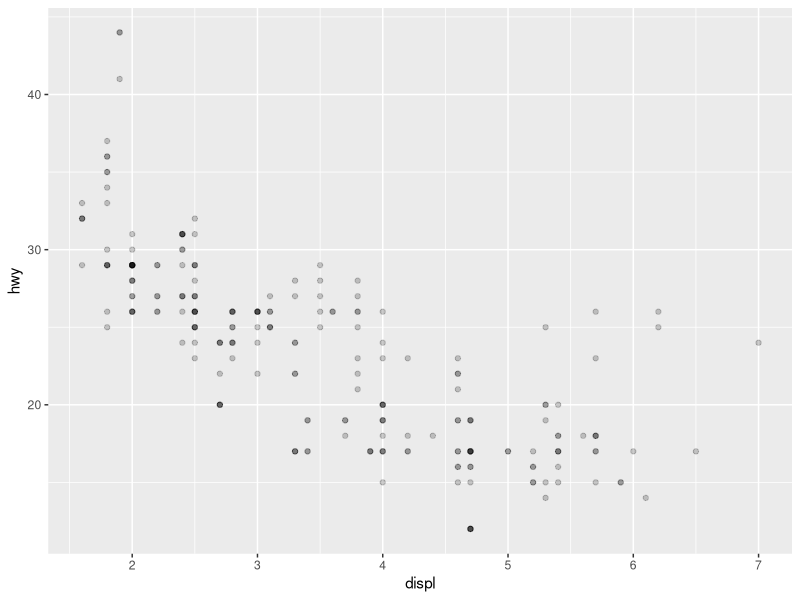
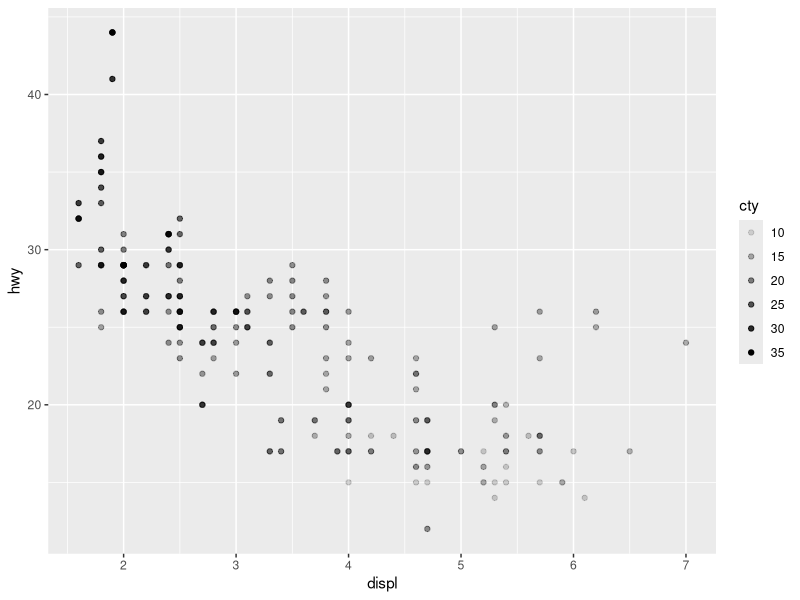
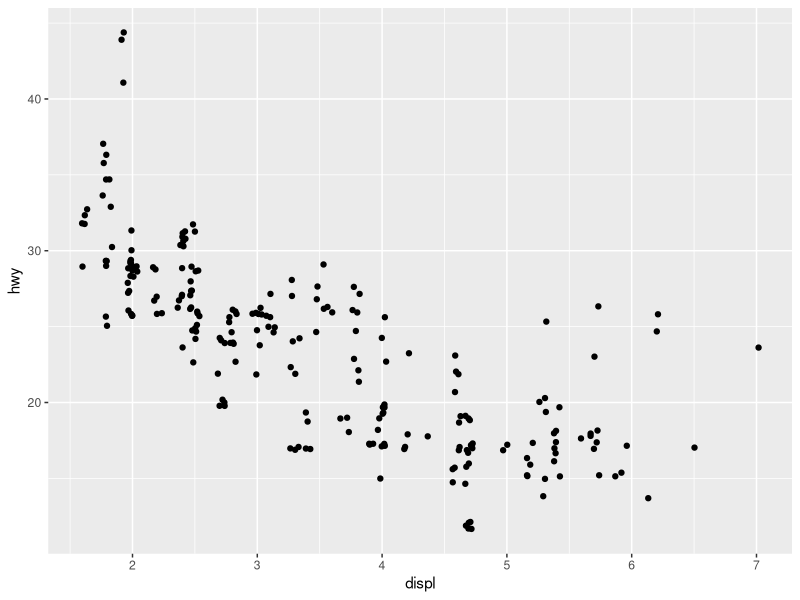
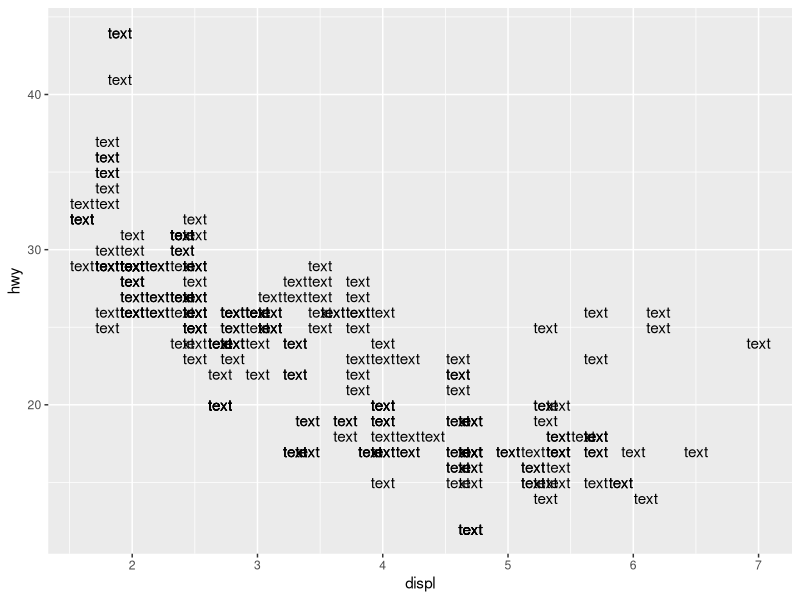
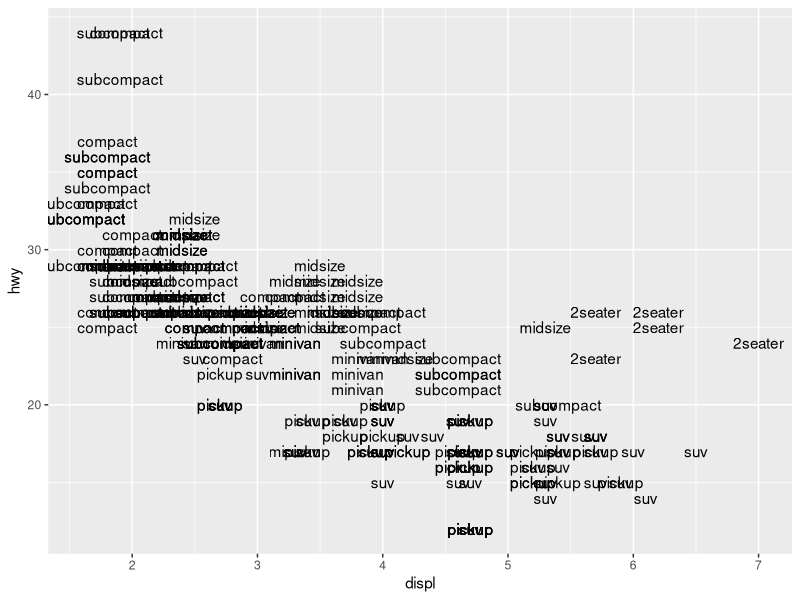

Write the R code that produced these figures, in order.
library(tidyverse)

ggplot(
  data = mpg,
  mapping = aes(x = displ, y = hwy)
) +
  geom_point(alpha = 0.2)


ggplot(
  data = mpg,
  mapping = aes(x = displ, y = hwy, alpha = cty)
) +
  geom_point()

ggplot(
  data = mpg,
  mapping = aes(x = displ, y = hwy)
) +
  geom_jitter()

ggplot(
  data = mpg,
  mapping = aes(x = displ, y = hwy)
) +
  geom_text(label = "text")

ggplot(
  data = mpg,
  mapping = aes(x = displ, y = hwy, label = class)
) +
  geom_text()
